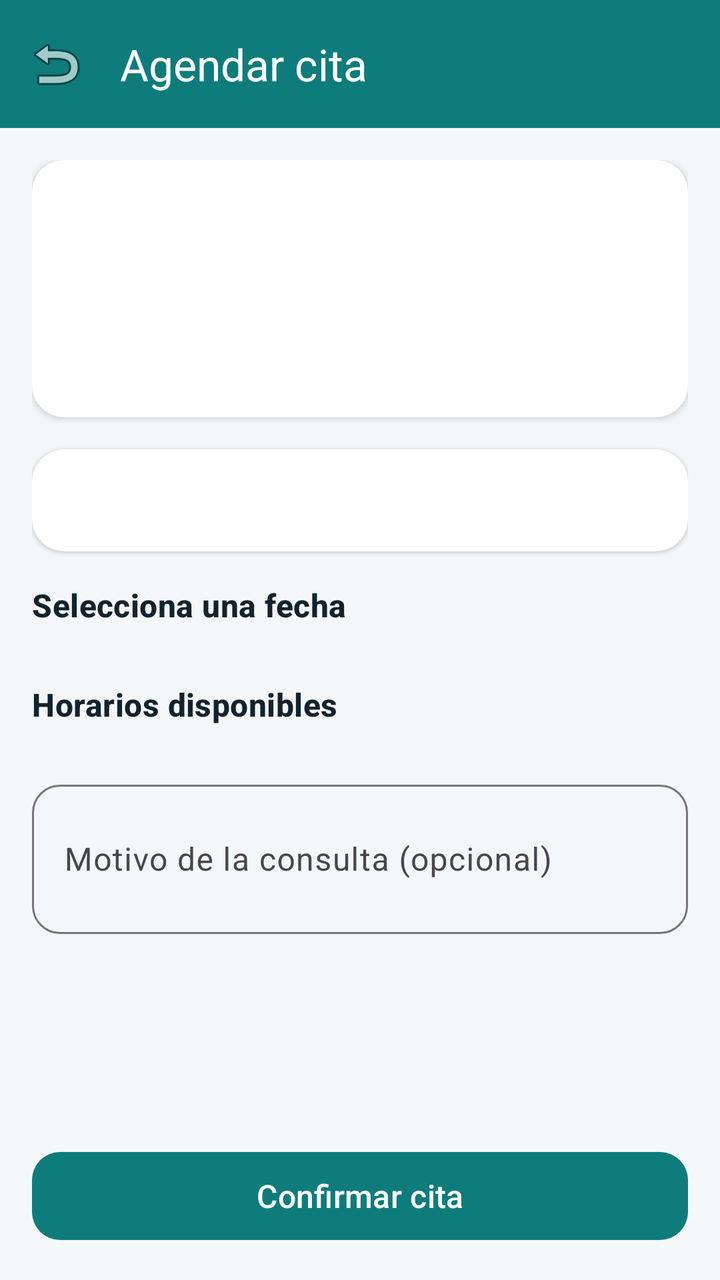
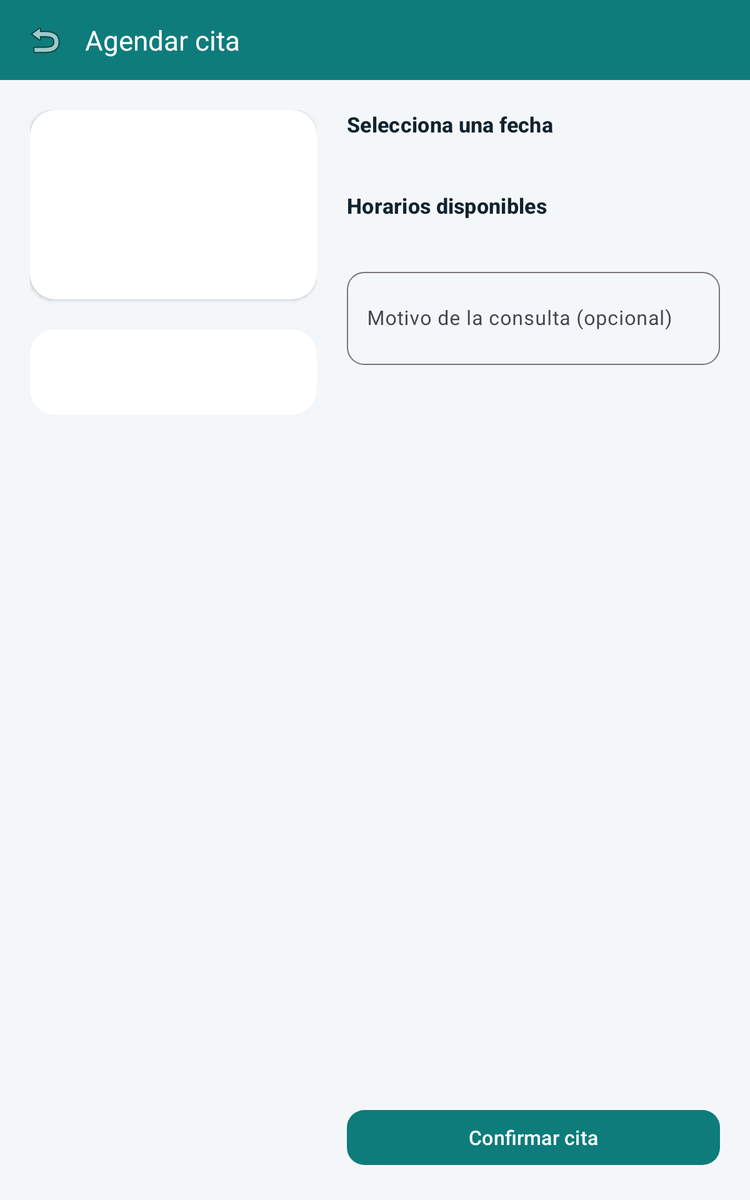

First picture: res/layout/ on a phone held upright. Second picture: the repository's own variant of that layout, on a device whose configuration matches the variant's folder. Source for both follows.
<!-- AndroidManifest.xml: application theme Theme.CitasMedicas -->
<!-- res/layout/activity_doctor_detail.xml -->
<?xml version="1.0" encoding="utf-8"?>
<LinearLayout xmlns:android="http://schemas.android.com/apk/res/android"
    xmlns:app="http://schemas.android.com/apk/res-auto"
    android:layout_width="match_parent"
    android:layout_height="match_parent"
    android:background="@color/background"
    android:orientation="vertical">

    <com.google.android.material.appbar.MaterialToolbar
        android:id="@+id/toolbarDetail"
        android:layout_width="match_parent"
        android:layout_height="?attr/actionBarSize"
        android:background="@color/primary"
        app:navigationIcon="@android:drawable/ic_menu_revert"
        app:title="@string/book_appointment"
        app:titleTextColor="@color/white" />

    <ScrollView
        android:layout_width="match_parent"
        android:layout_height="0dp"
        android:layout_weight="1"
        android:fillViewport="true">

        <LinearLayout
            android:layout_width="match_parent"
            android:layout_height="wrap_content"
            android:orientation="vertical"
            android:padding="@dimen/spacing_md">

            <androidx.cardview.widget.CardView
                android:layout_width="match_parent"
                android:layout_height="wrap_content"
                android:layout_marginBottom="@dimen/spacing_md"
                app:cardCornerRadius="@dimen/card_radius"
                app:cardElevation="2dp">

                <LinearLayout
                    android:layout_width="match_parent"
                    android:layout_height="wrap_content"
                    android:orientation="horizontal"
                    android:padding="@dimen/spacing_md">

                    <TextView
                        android:id="@+id/tvDoctorAvatar"
                        android:layout_width="@dimen/avatar_size"
                        android:layout_height="@dimen/avatar_size"
                        android:background="@drawable/bg_avatar"
                        android:gravity="center"
                        android:textColor="@color/white"
                        android:textSize="20sp"
                        android:textStyle="bold" />

                    <LinearLayout
                        android:layout_width="0dp"
                        android:layout_height="wrap_content"
                        android:layout_marginStart="@dimen/spacing_md"
                        android:layout_weight="1"
                        android:orientation="vertical">

                        <TextView
                            android:id="@+id/tvDoctorName"
                            android:layout_width="wrap_content"
                            android:layout_height="wrap_content"
                            android:textAppearance="@style/TextAppearance.CitasMedicas.Title"
                            android:textSize="18sp" />

                        <TextView
                            android:id="@+id/tvDoctorSpecialty"
                            android:layout_width="wrap_content"
                            android:layout_height="wrap_content"
                            android:layout_marginTop="2dp"
                            android:textAppearance="@style/TextAppearance.CitasMedicas.Subtitle"
                            android:textColor="@color/primary" />

                        <TextView
                            android:id="@+id/tvDoctorRating"
                            android:layout_width="wrap_content"
                            android:layout_height="wrap_content"
                            android:layout_marginTop="4dp"
                            android:textAppearance="@style/TextAppearance.CitasMedicas.Subtitle"
                            android:textSize="13sp" />

                        <TextView
                            android:id="@+id/tvDoctorAge"
                            android:layout_width="wrap_content"
                            android:layout_height="wrap_content"
                            android:layout_marginTop="6dp"
                            android:background="@drawable/bg_chip"
                            android:paddingHorizontal="@dimen/spacing_sm"
                            android:paddingVertical="3dp"
                            android:textColor="@color/text_primary"
                            android:textSize="13sp" />
                    </LinearLayout>
                </LinearLayout>
            </androidx.cardview.widget.CardView>

            <androidx.cardview.widget.CardView
                android:layout_width="match_parent"
                android:layout_height="wrap_content"
                android:layout_marginBottom="@dimen/spacing_md"
                app:cardCornerRadius="@dimen/card_radius"
                app:cardElevation="1dp">

                <TextView
                    android:id="@+id/tvDoctorBio"
                    android:layout_width="match_parent"
                    android:layout_height="wrap_content"
                    android:padding="@dimen/spacing_md"
                    android:textAppearance="@style/TextAppearance.CitasMedicas.Subtitle"
                    android:textSize="14sp" />
            </androidx.cardview.widget.CardView>

            <TextView
                android:layout_width="wrap_content"
                android:layout_height="wrap_content"
                android:text="@string/select_date"
                android:textAppearance="@style/TextAppearance.CitasMedicas.Title"
                android:textSize="16sp" />

            <androidx.recyclerview.widget.RecyclerView
                android:id="@+id/rvDates"
                android:layout_width="match_parent"
                android:layout_height="wrap_content"
                android:layout_marginTop="@dimen/spacing_sm"
                android:clipToPadding="false"
                android:orientation="horizontal"
                android:paddingBottom="@dimen/spacing_xs" />

            <TextView
                android:layout_width="wrap_content"
                android:layout_height="wrap_content"
                android:layout_marginTop="@dimen/spacing_md"
                android:text="@string/available_slots"
                android:textAppearance="@style/TextAppearance.CitasMedicas.Title"
                android:textSize="16sp" />

            <androidx.recyclerview.widget.RecyclerView
                android:id="@+id/rvSlots"
                android:layout_width="match_parent"
                android:layout_height="wrap_content"
                android:layout_marginTop="@dimen/spacing_sm"
                android:nestedScrollingEnabled="false" />

            <com.google.android.material.textfield.TextInputLayout
                android:id="@+id/tilReason"
                style="@style/Widget.Material3.TextInputLayout.OutlinedBox"
                android:layout_width="match_parent"
                android:layout_height="wrap_content"
                android:layout_marginTop="@dimen/spacing_md"
                android:hint="@string/reason_hint"
                app:boxCornerRadiusBottomEnd="14dp"
                app:boxCornerRadiusBottomStart="14dp"
                app:boxCornerRadiusTopEnd="14dp"
                app:boxCornerRadiusTopStart="14dp">

                <com.google.android.material.textfield.TextInputEditText
                    android:id="@+id/etReason"
                    android:layout_width="match_parent"
                    android:layout_height="wrap_content"
                    android:inputType="textMultiLine"
                    android:minLines="2" />
            </com.google.android.material.textfield.TextInputLayout>

            <View
                android:layout_width="match_parent"
                android:layout_height="@dimen/spacing_lg" />
        </LinearLayout>
    </ScrollView>

    <com.google.android.material.button.MaterialButton
        android:id="@+id/btnConfirm"
        style="@style/Widget.CitasMedicas.Button"
        android:layout_width="match_parent"
        android:layout_height="52dp"
        android:layout_margin="@dimen/spacing_md"
        android:text="@string/confirm_appointment" />

    <ProgressBar
        android:id="@+id/progressBar"
        android:layout_width="wrap_content"
        android:layout_height="wrap_content"
        android:layout_gravity="center"
        android:visibility="gone" />
</LinearLayout>
<!-- resources referenced by this layout -->
<resources>
  <color name="background">#F4F7F9</color>
  <color name="primary">#0E7C7B</color>
  <color name="text_primary">#12232E</color>
  <color name="white">#FFFFFF</color>
  <dimen name="avatar_size">56dp</dimen>
  <dimen name="card_radius">16dp</dimen>
  <dimen name="spacing_lg">24dp</dimen>
  <dimen name="spacing_md">16dp</dimen>
  <dimen name="spacing_sm">8dp</dimen>
  <dimen name="spacing_xs">4dp</dimen>
  <string name="available_slots">Horarios disponibles</string>
  <string name="book_appointment">Agendar cita</string>
  <string name="confirm_appointment">Confirmar cita</string>
  <string name="reason_hint">Motivo de la consulta (opcional)</string>
  <string name="select_date">Selecciona una fecha</string>
  <style name="TextAppearance.CitasMedicas.Subtitle" parent="TextAppearance.Material3.BodyMedium">
          <item name="android:textColor">@color/text_secondary</item>
      </style>
  <style name="TextAppearance.CitasMedicas.Title" parent="TextAppearance.Material3.TitleMedium">
          <item name="android:textColor">@color/text_primary</item>
          <item name="android:textStyle">bold</item>
      </style>
  <style name="Widget.CitasMedicas.Button" parent="Widget.Material3.Button">
          <item name="android:layout_height">52dp</item>
          <item name="cornerRadius">14dp</item>
          <item name="android:textSize">16sp</item>
          <item name="android:textAllCaps">false</item>
      </style>
  <style name="Theme.CitasMedicas" parent="Theme.Material3.Light.NoActionBar">
          <item name="colorPrimary">@color/primary</item>
          <item name="colorPrimaryDark">@color/primary_dark</item>
          <item name="colorOnPrimary">@color/white</item>
          <item name="colorSecondary">@color/secondary</item>
          <item name="colorOnSecondary">@color/white</item>
          <item name="colorTertiary">@color/accent</item>
          <item name="colorOnTertiary">@color/white</item>
          <item name="android:colorBackground">@color/background</item>
          <item name="colorSurface">@color/surface</item>
          <item name="android:statusBarColor">@color/primary</item>
          <item name="android:windowLightStatusBar">false</item>
          <item name="android:textColorPrimary">@color/text_primary</item>
          <item name="android:textColorSecondary">@color/text_secondary</item>
      </style>
  <color name="text_secondary">#5C6B73</color>
  <color name="primary_dark">#0A5C5B</color>
  <color name="secondary">#1F6FEB</color>
  <color name="accent">#25D0A8</color>
  <color name="surface">#FFFFFF</color>
</resources>
<!-- res/layout-sw600dp/activity_doctor_detail.xml (the repository's variant of the layout above) -->
<!-- drawn on a 7-inch tablet held upright -->
<?xml version="1.0" encoding="utf-8"?>
<LinearLayout xmlns:android="http://schemas.android.com/apk/res/android"
    xmlns:app="http://schemas.android.com/apk/res-auto"
    xmlns:tools="http://schemas.android.com/tools"
    android:layout_width="match_parent"
    android:layout_height="match_parent"
    android:background="@color/background"
    android:orientation="vertical">

    <com.google.android.material.appbar.MaterialToolbar
        android:id="@+id/toolbarDetail"
        android:layout_width="match_parent"
        android:layout_height="?attr/actionBarSize"
        android:background="@color/primary"
        app:navigationIcon="@android:drawable/ic_menu_revert"
        app:title="@string/book_appointment"
        app:titleTextColor="@color/white" />

    <LinearLayout
        android:layout_width="match_parent"
        android:layout_height="0dp"
        android:layout_weight="1"
        android:baselineAligned="false"
        android:orientation="horizontal"
        android:padding="@dimen/spacing_md">

        
        <ScrollView
            android:layout_width="0dp"
            android:layout_height="match_parent"
            android:layout_weight="1"
            android:fillViewport="true"
            tools:ignore="NestedWeights">

            <LinearLayout
                android:layout_width="match_parent"
                android:layout_height="wrap_content"
                android:orientation="vertical">

                <androidx.cardview.widget.CardView
                    android:layout_width="match_parent"
                    android:layout_height="wrap_content"
                    android:layout_marginBottom="@dimen/spacing_md"
                    app:cardCornerRadius="@dimen/card_radius"
                    app:cardElevation="2dp">

                    <LinearLayout
                        android:layout_width="match_parent"
                        android:layout_height="wrap_content"
                        android:orientation="horizontal"
                        android:padding="@dimen/spacing_md">

                        <TextView
                            android:id="@+id/tvDoctorAvatar"
                            android:layout_width="@dimen/avatar_size"
                            android:layout_height="@dimen/avatar_size"
                            android:background="@drawable/bg_avatar"
                            android:gravity="center"
                            android:textColor="@color/white"
                            android:textSize="22sp"
                            android:textStyle="bold" />

                        <LinearLayout
                            android:layout_width="0dp"
                            android:layout_height="wrap_content"
                            android:layout_marginStart="@dimen/spacing_md"
                            android:layout_weight="1"
                            android:orientation="vertical">

                            <TextView
                                android:id="@+id/tvDoctorName"
                                android:layout_width="wrap_content"
                                android:layout_height="wrap_content"
                                android:textAppearance="@style/TextAppearance.CitasMedicas.Title"
                                android:textSize="20sp" />

                            <TextView
                                android:id="@+id/tvDoctorSpecialty"
                                android:layout_width="wrap_content"
                                android:layout_height="wrap_content"
                                android:layout_marginTop="2dp"
                                android:textAppearance="@style/TextAppearance.CitasMedicas.Subtitle"
                                android:textColor="@color/primary"
                                android:textSize="15sp" />

                            <TextView
                                android:id="@+id/tvDoctorRating"
                                android:layout_width="wrap_content"
                                android:layout_height="wrap_content"
                                android:layout_marginTop="4dp"
                                android:textAppearance="@style/TextAppearance.CitasMedicas.Subtitle"
                                android:textSize="14sp" />

                            <TextView
                                android:id="@+id/tvDoctorAge"
                                android:layout_width="wrap_content"
                                android:layout_height="wrap_content"
                                android:layout_marginTop="6dp"
                                android:background="@drawable/bg_chip"
                                android:paddingHorizontal="@dimen/spacing_sm"
                                android:paddingVertical="3dp"
                                android:textColor="@color/text_primary"
                                android:textSize="14sp" />
                        </LinearLayout>
                    </LinearLayout>
                </androidx.cardview.widget.CardView>

                <androidx.cardview.widget.CardView
                    android:layout_width="match_parent"
                    android:layout_height="wrap_content"
                    app:cardCornerRadius="@dimen/card_radius"
                    app:cardElevation="1dp">

                    <TextView
                        android:id="@+id/tvDoctorBio"
                        android:layout_width="match_parent"
                        android:layout_height="wrap_content"
                        android:padding="@dimen/spacing_md"
                        android:textAppearance="@style/TextAppearance.CitasMedicas.Subtitle"
                        android:textSize="15sp" />
                </androidx.cardview.widget.CardView>
            </LinearLayout>
        </ScrollView>

        
        <LinearLayout
            android:layout_width="0dp"
            android:layout_height="match_parent"
            android:layout_marginStart="@dimen/spacing_md"
            android:layout_weight="1.3"
            android:orientation="vertical">

            <ScrollView
                android:layout_width="match_parent"
                android:layout_height="0dp"
                android:layout_weight="1"
                android:fillViewport="true">

                <LinearLayout
                    android:layout_width="match_parent"
                    android:layout_height="wrap_content"
                    android:orientation="vertical">

                    <TextView
                        android:layout_width="wrap_content"
                        android:layout_height="wrap_content"
                        android:text="@string/select_date"
                        android:textAppearance="@style/TextAppearance.CitasMedicas.Title"
                        android:textSize="17sp" />

                    <androidx.recyclerview.widget.RecyclerView
                        android:id="@+id/rvDates"
                        android:layout_width="match_parent"
                        android:layout_height="wrap_content"
                        android:layout_marginTop="@dimen/spacing_sm"
                        android:clipToPadding="false"
                        android:paddingBottom="@dimen/spacing_xs" />

                    <TextView
                        android:layout_width="wrap_content"
                        android:layout_height="wrap_content"
                        android:layout_marginTop="@dimen/spacing_md"
                        android:text="@string/available_slots"
                        android:textAppearance="@style/TextAppearance.CitasMedicas.Title"
                        android:textSize="17sp" />

                    <androidx.recyclerview.widget.RecyclerView
                        android:id="@+id/rvSlots"
                        android:layout_width="match_parent"
                        android:layout_height="wrap_content"
                        android:layout_marginTop="@dimen/spacing_sm"
                        android:nestedScrollingEnabled="false" />

                    <com.google.android.material.textfield.TextInputLayout
                        android:id="@+id/tilReason"
                        style="@style/Widget.Material3.TextInputLayout.OutlinedBox"
                        android:layout_width="match_parent"
                        android:layout_height="wrap_content"
                        android:layout_marginTop="@dimen/spacing_md"
                        android:hint="@string/reason_hint"
                        app:boxCornerRadiusBottomEnd="14dp"
                        app:boxCornerRadiusBottomStart="14dp"
                        app:boxCornerRadiusTopEnd="14dp"
                        app:boxCornerRadiusTopStart="14dp">

                        <com.google.android.material.textfield.TextInputEditText
                            android:id="@+id/etReason"
                            android:layout_width="match_parent"
                            android:layout_height="wrap_content"
                            android:inputType="textMultiLine"
                            android:minLines="2" />
                    </com.google.android.material.textfield.TextInputLayout>
                </LinearLayout>
            </ScrollView>

            <com.google.android.material.button.MaterialButton
                android:id="@+id/btnConfirm"
                style="@style/Widget.CitasMedicas.Button"
                android:layout_width="match_parent"
                android:layout_height="52dp"
                android:layout_marginTop="@dimen/spacing_md"
                android:text="@string/confirm_appointment" />

            <ProgressBar
                android:id="@+id/progressBar"
                android:layout_width="wrap_content"
                android:layout_height="wrap_content"
                android:layout_gravity="center_horizontal"
                android:layout_marginTop="@dimen/spacing_sm"
                android:visibility="gone" />
        </LinearLayout>
    </LinearLayout>
</LinearLayout>
<!-- resources referenced by the variant -->
<!-- as a 7-inch tablet held upright resolves them -->
<resources>
  <color name="background">#F4F7F9</color>
  <color name="primary">#0E7C7B</color>
  <color name="text_primary">#12232E</color>
  <color name="white">#FFFFFF</color>
  <!-- from res/values-sw600dp/ -->
  <dimen name="avatar_size">64dp</dimen>
  <!-- from res/values-sw600dp/ -->
  <dimen name="card_radius">20dp</dimen>
  <!-- from res/values-sw600dp/ -->
  <dimen name="spacing_md">24dp</dimen>
  <!-- from res/values-sw600dp/ -->
  <dimen name="spacing_sm">12dp</dimen>
  <!-- from res/values-sw600dp/ -->
  <dimen name="spacing_xs">6dp</dimen>
  <string name="available_slots">Horarios disponibles</string>
  <string name="book_appointment">Agendar cita</string>
  <string name="confirm_appointment">Confirmar cita</string>
  <string name="reason_hint">Motivo de la consulta (opcional)</string>
  <string name="select_date">Selecciona una fecha</string>
  <style name="TextAppearance.CitasMedicas.Subtitle" parent="TextAppearance.Material3.BodyMedium">
          <item name="android:textColor">@color/text_secondary</item>
      </style>
  <style name="TextAppearance.CitasMedicas.Title" parent="TextAppearance.Material3.TitleMedium">
          <item name="android:textColor">@color/text_primary</item>
          <item name="android:textStyle">bold</item>
      </style>
  <style name="Widget.CitasMedicas.Button" parent="Widget.Material3.Button">
          <item name="android:layout_height">52dp</item>
          <item name="cornerRadius">14dp</item>
          <item name="android:textSize">16sp</item>
          <item name="android:textAllCaps">false</item>
      </style>
  <style name="Theme.CitasMedicas" parent="Theme.Material3.Light.NoActionBar">
          <item name="colorPrimary">@color/primary</item>
          <item name="colorPrimaryDark">@color/primary_dark</item>
          <item name="colorOnPrimary">@color/white</item>
          <item name="colorSecondary">@color/secondary</item>
          <item name="colorOnSecondary">@color/white</item>
          <item name="colorTertiary">@color/accent</item>
          <item name="colorOnTertiary">@color/white</item>
          <item name="android:colorBackground">@color/background</item>
          <item name="colorSurface">@color/surface</item>
          <item name="android:statusBarColor">@color/primary</item>
          <item name="android:windowLightStatusBar">false</item>
          <item name="android:textColorPrimary">@color/text_primary</item>
          <item name="android:textColorSecondary">@color/text_secondary</item>
      </style>
  <color name="text_secondary">#5C6B73</color>
  <color name="primary_dark">#0A5C5B</color>
  <color name="secondary">#1F6FEB</color>
  <color name="accent">#25D0A8</color>
  <color name="surface">#FFFFFF</color>
</resources>
